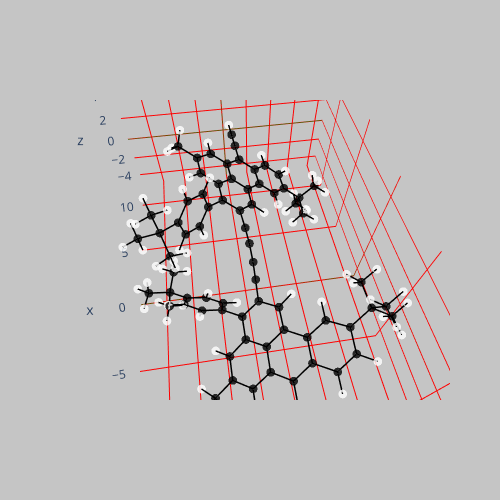

Notebook code cell kept with this figure:
### Code cell
new_0 = mols[list_names[1]]
new_0.show()

### Figure 1 — Plotly figure (JSON) as saved in the notebook; plotly's stock layout.template omitted (floating-point values rounded to 4 significant figures; data arrays with more than 128 entries replaced by an {"elided": "..."} marker saying what was removed)
{"data": [{"hoverinfo": "text", "marker": {"color": {"elided": "136 str values"}, "colorscale": [[0, "#440154"], [0.1111, "#482878"], [0.2222, "#3e4989"], [0.3333, "#31688e"], [0.4444, "#26828e"], [0.5556, "#1f9e89"], [0.6667, "#35b779"], [0.7778, "#6ece58"], [0.8889, "#b5de2b"], [1, "#fde725"]], "opacity": 0.8, "size": 3}, "mode": "markers", "text": {"elided": "136 str values"}, "type": "scatter3d", "x": {"elided": "136 float values"}, "y": {"elided": "136 float values"}, "z": {"elided": "136 float values"}}, {"line": {"color": "black", "width": 3}, "mode": "lines", "type": "scatter3d", "x": [-4.028, -5.411], "y": [-1.482, -1.509], "z": [-0.1167, -0.2607]}, {"line": {"color": "black", "width": 3}, "mode": "lines", "type": "scatter3d", "x": [-4.028, -3.502], "y": [-1.482, -2.308], "z": [-0.1167, 0.3404]}, {"line": {"color": "black", "width": 3}, "mode": "lines", "type": "scatter3d", "x": [-4.028, -3.256], "y": [-1.482, -0.3859], "z": [-0.1167, -0.5352]}, {"line": {"color": "black", "width": 3}, "mode": "lines", "type": "scatter3d", "x": [-3.039, -3.198], "y": [1.909, 3.137], "z": [-1.514, -0.8744]}, {"line": {"color": "black", "width": 3}, "mode": "lines", "type": "scatter3d", "x": [-3.039, -2.076], "y": [1.909, 1.818], "z": [-1.514, -2.522]}, {"line": {"color": "black", "width": 3}, "mode": "lines", "type": "scatter3d", "x": [-3.039, -3.861], "y": [1.909, 0.7305], "z": [-1.514, -1.123]}, {"line": {"color": "black", "width": 3}, "mode": "lines", "type": "scatter3d", "x": [-3.198, -3.933], "y": [3.137, 3.235], "z": [-0.8744, -0.08191]}, {"line": {"color": "black", "width": 3}, "mode": "lines", "type": "scatter3d", "x": [-3.198, -2.427], "y": [3.137, 4.239], "z": [-0.8744, -1.234]}, {"line": {"color": "black", "width": 3}, "mode": "lines", "type": "scatter3d", "x": [-2.427, -2.592], "y": [4.239, 5.173], "z": [-1.234, -0.7098]}, {"line": {"color": "black", "width": 3}, "mode": "lines", "type": "scatter3d", "x": [-2.427, -1.469], "y": [4.239, 4.159], "z": [-1.234, -2.245]}, {"line": {"color": "black", "width": 3}, "mode": "lines", "type": "scatter3d", "x": [-1.469, -1.313], "y": [4.159, 2.919], "z": [-2.245, -2.877]}, {"line": {"color": "black", "width": 3}, "mode": "lines", "type": "scatter3d", "x": [-1.469, -0.6218], "y": [4.159, 5.356], "z": [-2.245, -2.69]}, {"line": {"color": "black", "width": 3}, "mode": "lines", "type": "scatter3d", "x": [-5.697, -6.117], "y": [-8.168, -7.293], "z": [1.754, 1.246]}, {"line": {"color": "black", "width": 3}, "mode": "lines", "type": "scatter3d", "x": [-1.313, -0.5817], "y": [2.919, 2.807], "z": [-2.877, -3.671]}, {"line": {"color": "black", "width": 3}, "mode": "lines", "type": "scatter3d", "x": [-1.313, -2.076], "y": [2.919, 1.818], "z": [-2.877, -2.522]}, {"line": {"color": "black", "width": 3}, "mode": "lines", "type": "scatter3d", "x": [-2.076, -1.928], "y": [1.818, 0.8729], "z": [-2.522, -3.033]}, {"line": {"color": "black", "width": 3}, "mode": "lines", "type": "scatter3d", "x": [-6.41, -7.805], "y": [-4.807, -4.76], "z": [1.32, 1.106]}, {"line": {"color": "black", "width": 3}, "mode": "lines", "type": "scatter3d", "x": [-6.41, -5.658], "y": [-4.807, -3.74], "z": [1.32, 0.8634]}, {"line": {"color": "black", "width": 3}, "mode": "lines", "type": "scatter3d", "x": [-6.41, -5.799], "y": [-4.807, -6.013], "z": [1.32, 2.04]}, {"line": {"color": "black", "width": 3}, "mode": "lines", "type": "scatter3d", "x": [-5.411, -6.041], "y": [-1.509, -0.4007], "z": [-0.2607, -0.8873]}, {"line": {"color": "black", "width": 3}, "mode": "lines", "type": "scatter3d", "x": [-5.411, -6.224], "y": [-1.509, -2.631], "z": [-0.2607, 0.2074]}, {"line": {"color": "black", "width": 3}, "mode": "lines", "type": "scatter3d", "x": [-6.041, -7.459], "y": [-0.4007, -0.3872], "z": [-0.8873, -1.096]}, {"line": {"color": "black", "width": 3}, "mode": "lines", "type": "scatter3d", "x": [-6.041, -5.268], "y": [-0.4007, 0.7158], "z": [-0.8873, -1.325]}, {"line": {"color": "black", "width": 3}, "mode": "lines", "type": "scatter3d", "x": [-7.459, -8.241], "y": [-0.3872, -1.49], "z": [-1.096, -0.6491]}, {"line": {"color": "black", "width": 3}, "mode": "lines", "type": "scatter3d", "x": [-7.459, -8.049], "y": [-0.3872, 0.7109], "z": [-1.096, -1.74]}, {"line": {"color": "black", "width": 3}, "mode": "lines", "type": "scatter3d", "x": [-5.268, -5.927], "y": [0.7158, 1.789], "z": [-1.325, -1.984]}, {"line": {"color": "black", "width": 3}, "mode": "lines", "type": "scatter3d", "x": [-5.268, -3.861], "y": [0.7158, 0.7305], "z": [-1.325, -1.123]}, {"line": {"color": "black", "width": 3}, "mode": "lines", "type": "scatter3d", "x": [-5.927, -7.293], "y": [1.789, 1.794], "z": [-1.984, -2.192]}, {"line": {"color": "black", "width": 3}, "mode": "lines", "type": "scatter3d", "x": [-5.927, -5.332], "y": [1.789, 2.621], "z": [-1.984, -2.34]}, {"line": {"color": "black", "width": 3}, "mode": "lines", "type": "scatter3d", "x": [-3.861, -3.256], "y": [0.7305, -0.3859], "z": [-1.123, -0.5352]}, {"line": {"color": "black", "width": 3}, "mode": "lines", "type": "scatter3d", "x": [-3.256, -1.846], "y": [-0.3859, -0.4259], "z": [-0.5352, -0.3163]}, {"line": {"color": "black", "width": 3}, "mode": "lines", "type": "scatter3d", "x": [-1.846, -0.6502], "y": [-0.4259, -0.4548], "z": [-0.3163, -0.1224]}, {"line": {"color": "black", "width": 3}, "mode": "lines", "type": "scatter3d", "x": [-5.988, -6.405], "y": [-6.988, -6.123], "z": [3.977, 3.451]}, {"line": {"color": "black", "width": 3}, "mode": "lines", "type": "scatter3d", "x": [-7.805, -8.392], "y": [-4.76, -3.696], "z": [1.106, 0.4713]}, {"line": {"color": "black", "width": 3}, "mode": "lines", "type": "scatter3d", "x": [-7.805, -8.432], "y": [-4.76, -5.576], "z": [1.106, 1.448]}, {"line": {"color": "black", "width": 3}, "mode": "lines", "type": "scatter3d", "x": [-8.392, -9.464], "y": [-3.696, -3.677], "z": [0.4713, 0.3177]}, {"line": {"color": "black", "width": 3}, "mode": "lines", "type": "scatter3d", "x": [-8.392, -7.624], "y": [-3.696, -2.604], "z": [0.4713, 0.007508]}, {"line": {"color": "black", "width": 3}, "mode": "lines", "type": "scatter3d", "x": [-7.624, -6.224], "y": [-2.604, -2.631], "z": [0.007508, 0.2074]}, {"line": {"color": "black", "width": 3}, "mode": "lines", "type": "scatter3d", "x": [-7.624, -8.241], "y": [-2.604, -1.49], "z": [0.007508, -0.6491]}, {"line": {"color": "black", "width": 3}, "mode": "lines", "type": "scatter3d", "x": [-7.193, -6.117], "y": [-7.454, -7.293], "z": [1.145, 1.246]}, {"line": {"color": "black", "width": 3}, "mode": "lines", "type": "scatter3d", "x": [-6.224, -5.658], "y": [-2.631, -3.74], "z": [0.2074, 0.8634]}, {"line": {"color": "black", "width": 3}, "mode": "lines", "type": "scatter3d", "x": [0.7009, 1.894], "y": [-0.4166, -0.3137], "z": [0.08812, 0.2709]}, {"line": {"color": "black", "width": 3}, "mode": "lines", "type": "scatter3d", "x": [0.7009, -0.6502], "y": [-0.4166, -0.4548], "z": [0.08812, -0.1224]}, {"line": {"color": "black", "width": 3}, "mode": "lines", "type": "scatter3d", "x": [-5.658, -4.589], "y": [-3.74, -3.756], "z": [0.8634, 1.021]}, {"line": {"color": "black", "width": 3}, "mode": "lines", "type": "scatter3d", "x": [-8.241, -9.644], "y": [-1.49, -1.485], "z": [-0.6491, -0.8516]}, {"line": {"color": "black", "width": 3}, "mode": "lines", "type": "scatter3d", "x": [-8.049, -7.293], "y": [0.7109, 1.794], "z": [-1.74, -2.192]}, {"line": {"color": "black", "width": 3}, "mode": "lines", "type": "scatter3d", "x": [-8.049, -9.123], "y": [0.7109, 0.7036], "z": [-1.74, -1.891]}, {"line": {"color": "black", "width": 3}, "mode": "lines", "type": "scatter3d", "x": [-6.117, -5.69], "y": [-7.293, -7.246], "z": [1.246, 0.2407]}, {"line": {"color": "black", "width": 3}, "mode": "lines", "type": "scatter3d", "x": [-6.117, -5.799], "y": [-7.293, -6.013], "z": [1.246, 2.04]}, {"line": {"color": "black", "width": 3}, "mode": "lines", "type": "scatter3d", "x": [-9.644, -10.84], "y": [-1.485, -1.48], "z": [-0.8516, -1.025]}, {"line": {"color": "black", "width": 3}, "mode": "lines", "type": "scatter3d", "x": [-7.293, -7.968], "y": [1.794, 2.937], "z": [-2.192, -2.904]}, {"line": {"color": "black", "width": 3}, "mode": "lines", "type": "scatter3d", "x": [-7.968, -7.259], "y": [2.937, 3.734], "z": [-2.904, -3.138]}, {"line": {"color": "black", "width": 3}, "mode": "lines", "type": "scatter3d", "x": [-7.968, -8.421], "y": [2.937, 2.603], "z": [-2.904, -3.843]}, {"line": {"color": "black", "width": 3}, "mode": "lines", "type": "scatter3d", "x": [-7.968, -8.769], "y": [2.937, 3.364], "z": [-2.904, -2.294]}, {"line": {"color": "black", "width": 3}, "mode": "lines", "type": "scatter3d", "x": [-0.2293, -0.01142], "y": [4.024, 4.969], "z": [5.333, 4.829]}, {"line": {"color": "black", "width": 3}, "mode": "lines", "type": "scatter3d", "x": [-0.01142, -0.7613], "y": [4.969, 5.696], "z": [4.829, 5.154]}, {"line": {"color": "black", "width": 3}, "mode": "lines", "type": "scatter3d", "x": [-0.01142, 0.9645], "y": [4.969, 5.325], "z": [4.829, 5.172]}, {"line": {"color": "black", "width": 3}, "mode": "lines", "type": "scatter3d", "x": [-0.01142, -0.06123], "y": [4.969, 4.826], "z": [4.829, 3.303]}, {"line": {"color": "black", "width": 3}, "mode": "lines", "type": "scatter3d", "x": [-0.5355, 0.2029], "y": [6.934, 6.209], "z": [3.04, 2.683]}, {"line": {"color": "black", "width": 3}, "mode": "lines", "type": "scatter3d", "x": [0.2029, 0.1432], "y": [6.209, 6.184], "z": [2.683, 1.592]}, {"line": {"color": "black", "width": 3}, "mode": "lines", "type": "scatter3d", "x": [0.2029, 1.198], "y": [6.209, 6.576], "z": [2.683, 2.953]}, {"line": {"color": "black", "width": 3}, "mode": "lines", "type": "scatter3d", "x": [0.2029, -0.06123], "y": [6.209, 4.826], "z": [2.683, 3.303]}, {"line": {"color": "black", "width": 3}, "mode": "lines", "type": "scatter3d", "x": [-1.471, -2.225], "y": [4.348, 5.059], "z": [2.91, 3.266]}, {"line": {"color": "black", "width": 3}, "mode": "lines", "type": "scatter3d", "x": [-1.471, -1.583], "y": [4.348, 4.252], "z": [2.91, 1.827]}, {"line": {"color": "black", "width": 3}, "mode": "lines", "type": "scatter3d", "x": [-1.471, -1.688], "y": [4.348, 3.372], "z": [2.91, 3.353]}, {"line": {"color": "black", "width": 3}, "mode": "lines", "type": "scatter3d", "x": [-1.471, -0.06123], "y": [4.348, 4.826], "z": [2.91, 3.303]}, {"line": {"color": "black", "width": 3}, "mode": "lines", "type": "scatter3d", "x": [8.401, 7.704], "y": [4.089, 3.551], "z": [2.228, 2.877]}, {"line": {"color": "black", "width": 3}, "mode": "lines", "type": "scatter3d", "x": [8.26, 7.704], "y": [3.255, 3.551], "z": [3.772, 2.877]}, {"line": {"color": "black", "width": 3}, "mode": "lines", "type": "scatter3d", "x": [6.921, 7.704], "y": [4.248, 3.551], "z": [3.182, 2.877]}, {"line": {"color": "black", "width": 3}, "mode": "lines", "type": "scatter3d", "x": [-0.6218, 0.8737], "y": [5.356, 5.027], "z": [-2.69, -2.532]}, {"line": {"color": "black", "width": 3}, "mode": "lines", "type": "scatter3d", "x": [-0.6218, -0.9189], "y": [5.356, 5.661], "z": [-2.69, -4.17]}, {"line": {"color": "black", "width": 3}, "mode": "lines", "type": "scatter3d", "x": [-0.6218, -0.9242], "y": [5.356, 6.619], "z": [-2.69, -1.873]}, {"line": {"color": "black", "width": 3}, "mode": "lines", "type": "scatter3d", "x": [0.8737, 1.162], "y": [5.027, 4.15], "z": [-2.532, -3.116]}, {"line": {"color": "black", "width": 3}, "mode": "lines", "type": "scatter3d", "x": [0.8737, 1.485], "y": [5.027, 5.869], "z": [-2.532, -2.874]}, {"line": {"color": "black", "width": 3}, "mode": "lines", "type": "scatter3d", "x": [0.8737, 1.128], "y": [5.027, 4.832], "z": [-2.532, -1.486]}, {"line": {"color": "black", "width": 3}, "mode": "lines", "type": "scatter3d", "x": [-0.9189, -0.3231], "y": [5.661, 6.514], "z": [-4.17, -4.51]}, {"line": {"color": "black", "width": 3}, "mode": "lines", "type": "scatter3d", "x": [-0.9189, -0.6821], "y": [5.661, 4.811], "z": [-4.17, -4.814]}, {"line": {"color": "black", "width": 3}, "mode": "lines", "type": "scatter3d", "x": [-0.9189, -1.975], "y": [5.661, 5.905], "z": [-4.17, -4.314]}, {"line": {"color": "black", "width": 3}, "mode": "lines", "type": "scatter3d", "x": [-0.9242, -0.2946], "y": [6.619, 7.442], "z": [-1.873, -2.223]}, {"line": {"color": "black", "width": 3}, "mode": "lines", "type": "scatter3d", "x": [-0.9242, -1.966], "y": [6.619, 6.933], "z": [-1.873, -1.98]}, {"line": {"color": "black", "width": 3}, "mode": "lines", "type": "scatter3d", "x": [-0.9242, -0.718], "y": [6.619, 6.476], "z": [-1.873, -0.8083]}, {"line": {"color": "black", "width": 3}, "mode": "lines", "type": "scatter3d", "x": [-6.186, -6.405], "y": [-5.228, -6.123], "z": [4.041, 3.451]}, {"line": {"color": "black", "width": 3}, "mode": "lines", "type": "scatter3d", "x": [-5.799, -4.276], "y": [-6.013, -5.902], "z": [2.04, 2.179]}, {"line": {"color": "black", "width": 3}, "mode": "lines", "type": "scatter3d", "x": [-5.799, -6.405], "y": [-6.013, -6.123], "z": [2.04, 3.451]}, {"line": {"color": "black", "width": 3}, "mode": "lines", "type": "scatter3d", "x": [-4.276, -3.782], "y": [-5.902, -5.852], "z": [2.179, 1.205]}, {"line": {"color": "black", "width": 3}, "mode": "lines", "type": "scatter3d", "x": [-4.276, -3.982], "y": [-5.902, -5.023], "z": [2.179, 2.76]}, {"line": {"color": "black", "width": 3}, "mode": "lines", "type": "scatter3d", "x": [-4.276, -3.891], "y": [-5.902, -6.784], "z": [2.179, 2.699]}, {"line": {"color": "black", "width": 3}, "mode": "lines", "type": "scatter3d", "x": [-6.405, -7.491], "y": [-6.123, -6.244], "z": [3.451, 3.42]}, {"line": {"color": "black", "width": 3}, "mode": "lines", "type": "scatter3d", "x": [-11.89, -10.84], "y": [-1.476, -1.48], "z": [-1.177, -1.025]}, {"line": {"color": "black", "width": 3}, "mode": "lines", "type": "scatter3d", "x": [10.96, 12.01], "y": [-0.5313, -0.4332], "z": [0.8621, 1.004]}, {"line": {"color": "black", "width": 3}, "mode": "lines", "type": "scatter3d", "x": [10.96, 9.764], "y": [-0.5313, -0.6432], "z": [0.8621, 0.7001]}, {"line": {"color": "black", "width": 3}, "mode": "lines", "type": "scatter3d", "x": [6.405, 6.745], "y": [-7.542, -6.652], "z": [-2.161, -1.621]}, {"line": {"color": "black", "width": 3}, "mode": "lines", "type": "scatter3d", "x": [4.169, 5.547], "y": [-1.123, -1.041], "z": [-0.03462, 0.1269]}, {"line": {"color": "black", "width": 3}, "mode": "lines", "type": "scatter3d", "x": [4.169, 3.721], "y": [-1.123, -1.958], "z": [-0.03462, -0.5574]}, {"line": {"color": "black", "width": 3}, "mode": "lines", "type": "scatter3d", "x": [4.169, 3.298], "y": [-1.123, -0.1477], "z": [-0.03462, 0.4745]}, {"line": {"color": "black", "width": 3}, "mode": "lines", "type": "scatter3d", "x": [2.848, 1.997], "y": [1.968, 2.689], "z": [1.728, 0.8859]}, {"line": {"color": "black", "width": 3}, "mode": "lines", "type": "scatter3d", "x": [2.848, 2.746], "y": [1.968, 2.192], "z": [1.728, 3.1]}, {"line": {"color": "black", "width": 3}, "mode": "lines", "type": "scatter3d", "x": [2.848, 3.793], "y": [1.968, 0.9599], "z": [1.728, 1.175]}, {"line": {"color": "black", "width": 3}, "mode": "lines", "type": "scatter3d", "x": [1.997, 2.045], "y": [2.689, 2.531], "z": [0.8859, -0.1864]}, {"line": {"color": "black", "width": 3}, "mode": "lines", "type": "scatter3d", "x": [1.997, 1.081], "y": [2.689, 3.591], "z": [0.8859, 1.403]}, {"line": {"color": "black", "width": 3}, "mode": "lines", "type": "scatter3d", "x": [1.081, 0.4242], "y": [3.591, 4.111], "z": [1.403, 0.7133]}, {"line": {"color": "black", "width": 3}, "mode": "lines", "type": "scatter3d", "x": [1.081, 0.9744], "y": [3.591, 3.825], "z": [1.403, 2.779]}, {"line": {"color": "black", "width": 3}, "mode": "lines", "type": "scatter3d", "x": [0.9744, 1.829], "y": [3.825, 3.105], "z": [2.779, 3.613]}, {"line": {"color": "black", "width": 3}, "mode": "lines", "type": "scatter3d", "x": [0.9744, -0.06123], "y": [3.825, 4.826], "z": [2.779, 3.303]}, {"line": {"color": "black", "width": 3}, "mode": "lines", "type": "scatter3d", "x": [4.303, 4.82], "y": [-5.407, -5.38], "z": [-1.592, -2.555]}, {"line": {"color": "black", "width": 3}, "mode": "lines", "type": "scatter3d", "x": [1.829, 1.785], "y": [3.105, 3.24], "z": [3.613, 4.687]}, {"line": {"color": "black", "width": 3}, "mode": "lines", "type": "scatter3d", "x": [1.829, 2.746], "y": [3.105, 2.192], "z": [3.613, 3.1]}, {"line": {"color": "black", "width": 3}, "mode": "lines", "type": "scatter3d", "x": [2.746, 3.383], "y": [2.192, 1.636], "z": [3.1, 3.78]}, {"line": {"color": "black", "width": 3}, "mode": "lines", "type": "scatter3d", "x": [6.842, 8.227], "y": [-4.151, -3.988], "z": [-1.614, -1.391]}, {"line": {"color": "black", "width": 3}, "mode": "lines", "type": "scatter3d", "x": [6.842, 5.996], "y": [-4.151, -3.181], "z": [-1.614, -1.109]}, {"line": {"color": "black", "width": 3}, "mode": "lines", "type": "scatter3d", "x": [6.842, 6.343], "y": [-4.151, -5.377], "z": [-1.614, -2.385]}, {"line": {"color": "black", "width": 3}, "mode": "lines", "type": "scatter3d", "x": [5.547, 6.073], "y": [-1.041, 0.07968], "z": [0.1269, 0.8253]}, {"line": {"color": "black", "width": 3}, "mode": "lines", "type": "scatter3d", "x": [5.547, 6.458], "y": [-1.041, -2.056], "z": [0.1269, -0.3993]}, {"line": {"color": "black", "width": 3}, "mode": "lines", "type": "scatter3d", "x": [6.073, 7.485], "y": [0.07968, 0.2244], "z": [0.8253, 1.016]}, {"line": {"color": "black", "width": 3}, "mode": "lines", "type": "scatter3d", "x": [6.073, 5.2], "y": [0.07968, 1.084], "z": [0.8253, 1.342]}, {"line": {"color": "black", "width": 3}, "mode": "lines", "type": "scatter3d", "x": [7.485, 8.365], "y": [0.2244, -0.7747], "z": [1.016, 0.5099]}, {"line": {"color": "black", "width": 3}, "mode": "lines", "type": "scatter3d", "x": [7.485, 7.977], "y": [0.2244, 1.351], "z": [1.016, 1.693]}, {"line": {"color": "black", "width": 3}, "mode": "lines", "type": "scatter3d", "x": [5.2, 5.765], "y": [1.084, 2.212], "z": [1.342, 1.996]}, {"line": {"color": "black", "width": 3}, "mode": "lines", "type": "scatter3d", "x": [5.2, 3.793], "y": [1.084, 0.9599], "z": [1.342, 1.175]}, {"line": {"color": "black", "width": 3}, "mode": "lines", "type": "scatter3d", "x": [5.765, 7.128], "y": [2.212, 2.349], "z": [1.996, 2.176]}, {"line": {"color": "black", "width": 3}, "mode": "lines", "type": "scatter3d", "x": [5.765, 5.102], "y": [2.212, 2.989], "z": [1.996, 2.355]}, {"line": {"color": "black", "width": 3}, "mode": "lines", "type": "scatter3d", "x": [3.793, 3.298], "y": [0.9599, -0.1477], "z": [1.175, 0.4745]}, {"line": {"color": "black", "width": 3}, "mode": "lines", "type": "scatter3d", "x": [3.298, 1.894], "y": [-0.1477, -0.3137], "z": [0.4745, 0.2709]}, {"line": {"color": "black", "width": 3}, "mode": "lines", "type": "scatter3d", "x": [7.828, 6.745], "y": [-6.73, -6.652], "z": [-1.5, -1.621]}, {"line": {"color": "black", "width": 3}, "mode": "lines", "type": "scatter3d", "x": [8.227, 8.715], "y": [-3.988, -2.905], "z": [-1.391, -0.7077]}, {"line": {"color": "black", "width": 3}, "mode": "lines", "type": "scatter3d", "x": [8.227, 8.926], "y": [-3.988, -4.728], "z": [-1.391, -1.766]}, {"line": {"color": "black", "width": 3}, "mode": "lines", "type": "scatter3d", "x": [8.715, 9.781], "y": [-2.905, -2.795], "z": [-0.7077, -0.5495]}, {"line": {"color": "black", "width": 3}, "mode": "lines", "type": "scatter3d", "x": [8.715, 7.851], "y": [-2.905, -1.911], "z": [-0.7077, -0.1958]}, {"line": {"color": "black", "width": 3}, "mode": "lines", "type": "scatter3d", "x": [7.851, 6.458], "y": [-1.911, -2.056], "z": [-0.1958, -0.3993]}, {"line": {"color": "black", "width": 3}, "mode": "lines", "type": "scatter3d", "x": [7.851, 8.365], "y": [-1.911, -0.7747], "z": [-0.1958, 0.5099]}, {"line": {"color": "black", "width": 3}, "mode": "lines", "type": "scatter3d", "x": [4.47, 4.82], "y": [-4.504, -5.38], "z": [-3.11, -2.555]}, {"line": {"color": "black", "width": 3}, "mode": "lines", "type": "scatter3d", "x": [6.458, 5.996], "y": [-2.056, -3.181], "z": [-0.3993, -1.109]}, {"line": {"color": "black", "width": 3}, "mode": "lines", "type": "scatter3d", "x": [5.996, 4.933], "y": [-3.181, -3.289], "z": [-1.109, -1.269]}, {"line": {"color": "black", "width": 3}, "mode": "lines", "type": "scatter3d", "x": [8.365, 9.764], "y": [-0.7747, -0.6432], "z": [0.5099, 0.7001]}, {"line": {"color": "black", "width": 3}, "mode": "lines", "type": "scatter3d", "x": [7.977, 7.128], "y": [1.351, 2.349], "z": [1.693, 2.176]}, {"line": {"color": "black", "width": 3}, "mode": "lines", "type": "scatter3d", "x": [7.977, 9.049], "y": [1.351, 1.445], "z": [1.693, 1.829]}, {"line": {"color": "black", "width": 3}, "mode": "lines", "type": "scatter3d", "x": [4.82, 6.343], "y": [-5.38, -5.377], "z": [-2.555, -2.385]}, {"line": {"color": "black", "width": 3}, "mode": "lines", "type": "scatter3d", "x": [4.82, 4.515], "y": [-5.38, -6.269], "z": [-2.555, -3.116]}, {"line": {"color": "black", "width": 3}, "mode": "lines", "type": "scatter3d", "x": [7.128, 7.704], "y": [2.349, 3.551], "z": [2.176, 2.877]}, {"line": {"color": "black", "width": 3}, "mode": "lines", "type": "scatter3d", "x": [6.983, 6.343], "y": [-5.397, -5.377], "z": [-3.785, -2.385]}, {"line": {"color": "black", "width": 3}, "mode": "lines", "type": "scatter3d", "x": [6.983, 6.709], "y": [-5.397, -4.504], "z": [-3.785, -4.354]}, {"line": {"color": "black", "width": 3}, "mode": "lines", "type": "scatter3d", "x": [6.983, 8.074], "y": [-5.397, -5.438], "z": [-3.785, -3.735]}, {"line": {"color": "black", "width": 3}, "mode": "lines", "type": "scatter3d", "x": [6.983, 6.644], "y": [-5.397, -6.274], "z": [-3.785, -4.345]}, {"line": {"color": "black", "width": 3}, "mode": "lines", "type": "scatter3d", "x": [6.343, 6.745], "y": [-5.377, -6.652], "z": [-2.385, -1.621]}, {"line": {"color": "black", "width": 3}, "mode": "lines", "type": "scatter3d", "x": [6.745, 6.296], "y": [-6.652, -6.668], "z": [-1.621, -0.6238]}], "layout": {"autosize": false, "height": 500, "margin": {"b": 100, "l": 50, "pad": 10, "r": 50, "t": 100}, "paper_bgcolor": "rgba(140,140,140,0.5)", "plot_bgcolor": "rgba(0,100,140,0.5)", "scene": {"aspectmode": "data", "aspectratio": {"x": 1.534, "y": 1.002, "z": 0.6511}, "camera": {"center": {"x": 0, "y": 0, "z": 0}, "eye": {"x": -0.7887, "y": 0.1211, "z": 1.174}, "projection": {"type": "perspective"}, "up": {"x": 0, "y": 0, "z": 1}}, "xaxis": {"gridcolor": "red", "showbackground": false, "showgrid": true, "type": "linear", "zeroline": true, "zerolinecolor": "green"}, "yaxis": {"gridcolor": "red", "showbackground": false, "showgrid": true, "type": "linear", "zeroline": true, "zerolinecolor": "green"}, "zaxis": {"gridcolor": "red", "showbackground": false, "showgrid": true, "type": "linear", "zeroline": true, "zerolinecolor": "green"}}, "showlegend": false, "width": 500}}
